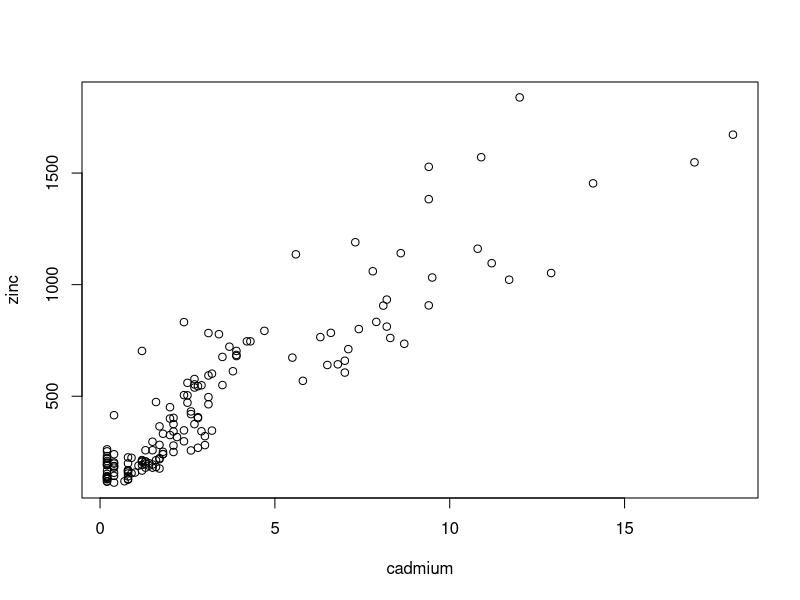
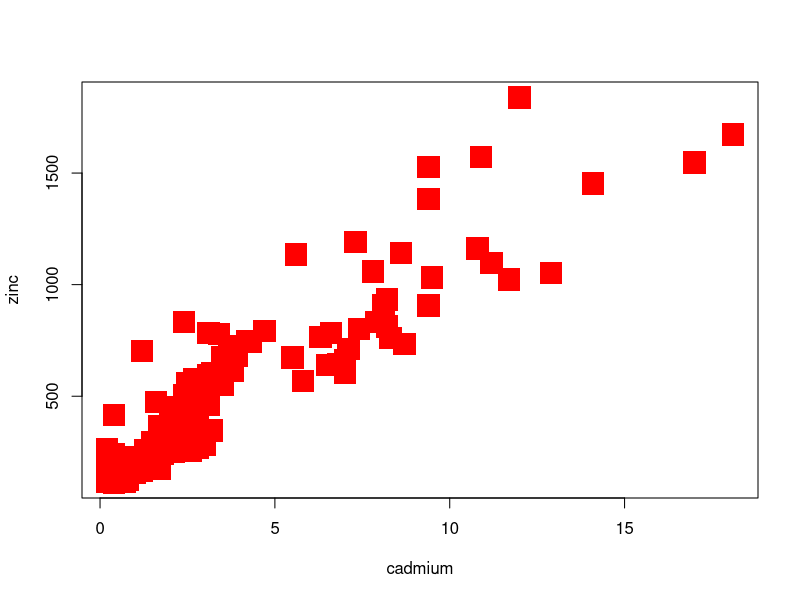
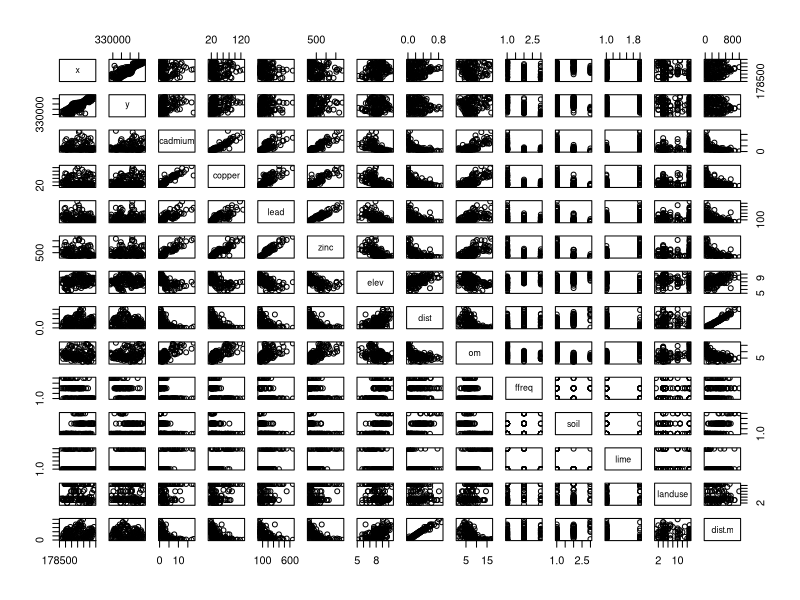

The R script that drew these images, in order:
### Multipanel in R: the second lecture of monitoring ecosystems

install.packages("sp")

library(sp) #require(sp) will also do teh same job, telling R that we are going to use this package

data(meuse) #data means there is a dataset available named meuse

attach(meuse)

#exercise: see the names of the variables and plot cadmium versus zinc
plot(cadmium,zinc) #what I've done
names(meuse) #show the names
head(meuse)

plot(cadmium,zinc,pch=15,col="red",cex=3)

#exercise:make all possible pairwis plots of dataset
#use of plo() is not so good couse it's too long plot each pair

pairs(meuse)
